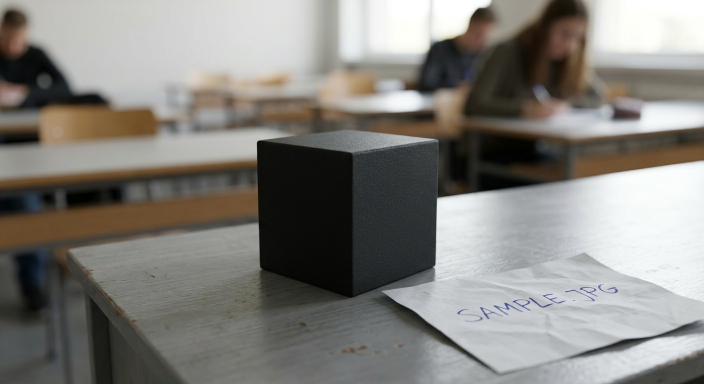
#> input picture sample.jpg, 1408 x 768 px (shown at 1/2 size)
$ python Task3.py
#> lines starting #> are read from the running program, lines starting #| are printed output that depends on the picture
# Sample Execution:
# Sample Input
# Input File: ’sample.jpg’ (Dimensions: 1080 × 1920 × 3, RGB uint8)
# Sample Output
# --- CHANNEL EXTRACTION SUMMARY--
# Original Image Shape : (1080, 1920, 3)
# Red Channel 2D Shape : (1080, 1920) | Mean Intensity: 124.52
# Green Channel 2D Shape: (1080, 1920) | Mean Intensity: 142.18
# Blue Channel 2D Shape : (1080, 1920) | Mean Intensity: 98.34
# Display Window : Matplotlib 2x3 Subplot Grid Rendered.

import matplotlib.pyplot as plt
import numpy as np
from PIL import Image
import os

# 1. Load image into a NumPy array
img_path = "sample.jpg"

# Automatically create a sample image if it doesn't exist
if not os.path.exists(img_path):
    # Creates a 1080x1920x3 random RGB test image
    test_data = np.random.randint(0, 256, (1080, 1920, 3), dtype=np.uint8)
    Image.fromarray(test_data).save(img_path)
    print(f"Generated a synthetic image at '{img_path}' for testing.")
img = np.array(Image.open(img_path))
#> img is the input picture: shape (768, 1408, 3); mean R, G, B 131.2, 128.8, 124.3

# 2. Extract individual 2D intensity grids via Axis 2 slicing
r_2d = img[:, :, 0]
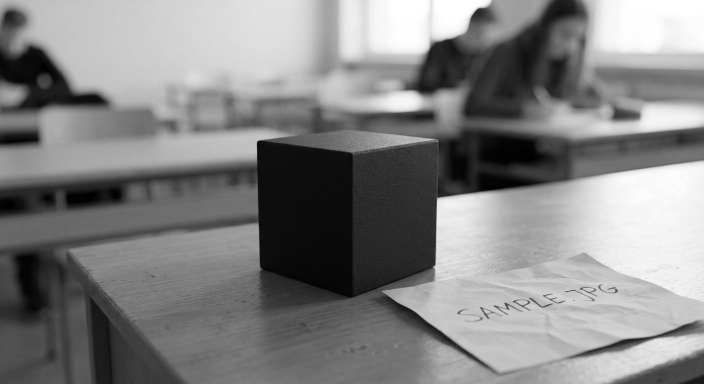
#> r_2d: shape (768, 1408) (shown at 1/2 size); min 0, max 255, mean 131.2
g_2d = img[:, :, 1]
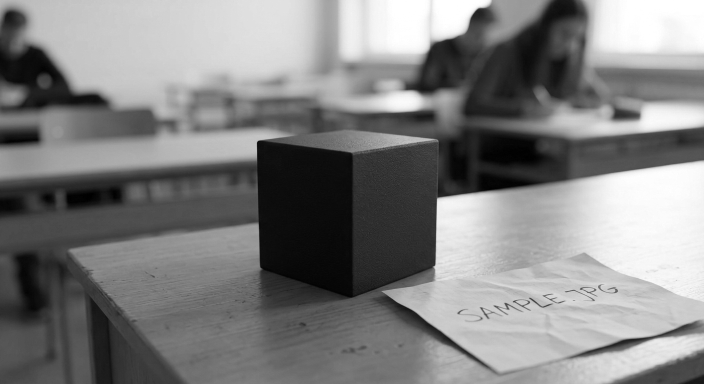
#> g_2d: shape (768, 1408) (shown at 1/2 size); min 0, max 255, mean 128.8
b_2d = img[:, :, 2]
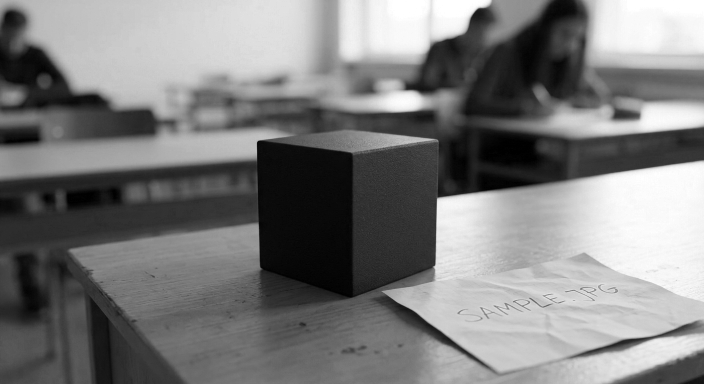
#> b_2d: shape (768, 1408) (shown at 1/2 size); min 0, max 255, mean 124.3

# 3. Construct 3D isolated-channel color images
red_only = np.zeros_like(img)
red_only[:, :, 0] = r_2d
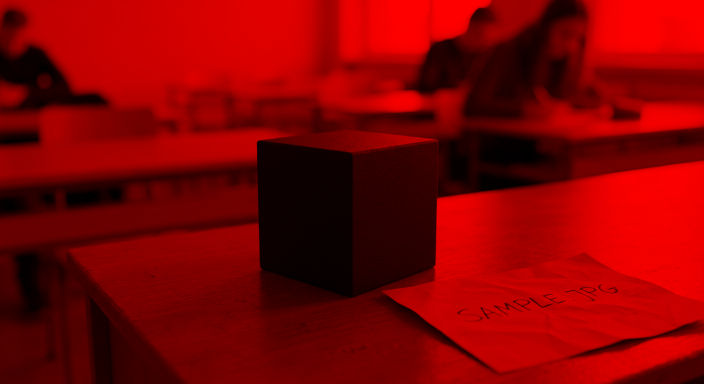
#> red_only: shape (768, 1408, 3) (shown at 1/2 size); mean of channels 0, 1, 2 131.2, 0, 0; drawn as R, G, B

green_only = np.zeros_like(img)
green_only[:, :, 1] = g_2d
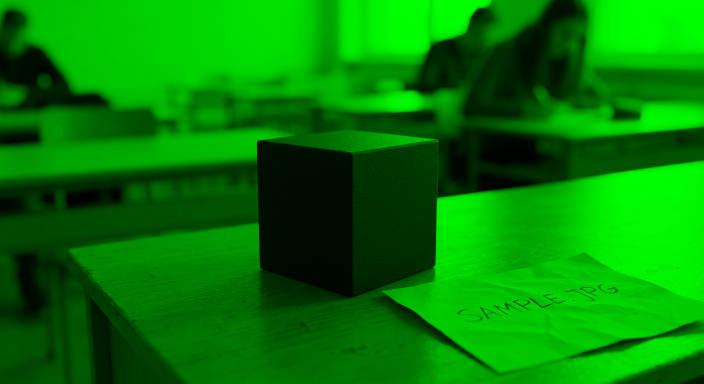
#> green_only: shape (768, 1408, 3) (shown at 1/2 size); mean of channels 0, 1, 2 0, 128.8, 0; drawn as R, G, B

blue_only = np.zeros_like(img)
blue_only[:, :, 2] = b_2d
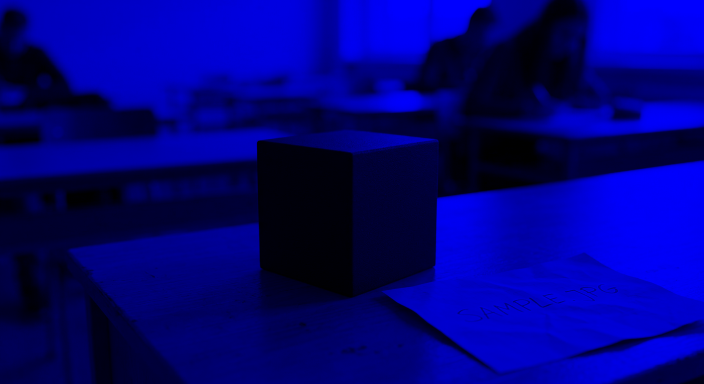
#> blue_only: shape (768, 1408, 3) (shown at 1/2 size); mean of channels 0, 1, 2 0, 0, 124.3; drawn as R, G, B

# 4. Console Output Summary
print("--- CHANNEL EXTRACTION SUMMARY ---")
print(f"Original Image Shape : {img.shape}")
#| Original Image Shape : (768, 1408, 3)
print(
    f"Red Channel 2D Shape : {r_2d.shape} | Mean Intensity: {r_2d.mean():.2f}"
)
#| Red Channel 2D Shape : (768, 1408) | Mean Intensity: 131.16
print(
    f"Green Channel 2D Shape: {g_2d.shape} | Mean Intensity: {g_2d.mean():.2f}"
)
#| Green Channel 2D Shape: (768, 1408) | Mean Intensity: 128.83
print(
    f"Blue Channel 2D Shape : {b_2d.shape} | Mean Intensity: {b_2d.mean():.2f}"
)
#| Blue Channel 2D Shape : (768, 1408) | Mean Intensity: 124.34

# 5. Display 2x3 Subplot Grid using Matplotlib
fig, axes = plt.subplots(2, 3, figsize=(15, 8))

# Top Row: 3D Color Isolated Views
axes[0, 0].imshow(red_only)
axes[0, 0].set_title("Red-Only Channel (3D)")
axes[0, 0].axis("off")

axes[0, 1].imshow(green_only)
axes[0, 1].set_title("Green-Only Channel (3D)")
axes[0, 1].axis("off")

axes[0, 2].imshow(blue_only)
axes[0, 2].set_title("Blue-Only Channel (3D)")
axes[0, 2].axis("off")

# Bottom Row: 2D Intensity Grids (Grayscale)
axes[1, 0].imshow(r_2d, cmap="gray")
axes[1, 0].set_title("Red Intensity Grid (2D)")
axes[1, 0].axis("off")

axes[1, 1].imshow(g_2d, cmap="gray")
axes[1, 1].set_title("Green Intensity Grid (2D)")
axes[1, 1].axis("off")

axes[1, 2].imshow(b_2d, cmap="gray")
axes[1, 2].set_title("Blue Intensity Grid (2D)")
axes[1, 2].axis("off")

plt.tight_layout()
plt.show()
print("Display Window : Matplotlib 2x3 Subplot Grid Rendered.")
